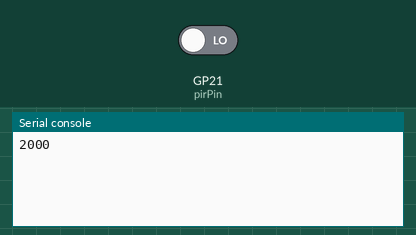
The program below on a simulated Raspberry Pi Pico running MicroPython. Shown: the last lines printed to the serial console. The test bench sets the inputs (shaded band); at power-on: GP21 (pirPin) LOW.

Above: at 1.7 s.
1.8 s: GP21 (pirPin) driven HIGH
At 3.7 s:
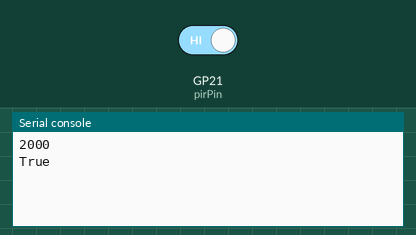
4.0 s: GP21 (pirPin) driven LOW
At 7.3 s:
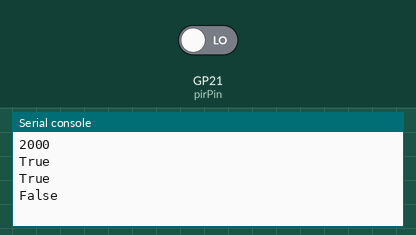

The program:

HC-SR501.py
```python
##HC-SR501 - Detector de movimiento

from machine import Pin
import utime
import math

pirPin = machine.Pin(21, machine.Pin.IN) # Input for HC-S501
pirValue = 0 # Mediciones del PIR
timeSpan = 2 # [seg]
timeStep = 1 # [mseg]


wait = timeStep/1000
numSamples = round(timeSpan/wait)
utime.sleep(0.5)
print(numSamples)
sumValue = 0
state = False

while True:
    for i in range(0,numSamples):
        pirValue = pirPin.value()
        sumValue = sumValue + pirValue
        utime.sleep(wait)
    if((((sumValue/numSamples-0.33)*10000)>=0)):
       state = True
    else:
        state = False
    print(state)
    sumValue = 0
```

Measured:
- after the input at 1.8 s, the serial console: prints a new line after 0.77 s (image 1)
- after the input at 4.0 s, the serial console: prints a new line after 2.7 s (image 2)
